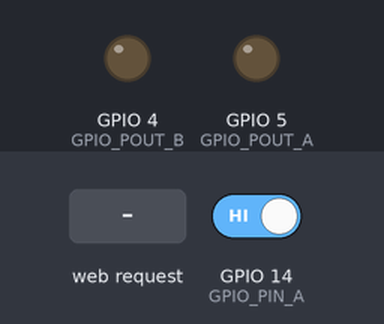
Bench run of a sketch on a simulated ESP8266 (NodeMCU). On the bench: output pins drawn as LEDs (lit = HIGH). The inputs (shaded band) are chosen by the test bench; at power-on: GPIO 14 (GPIO_PIN_A) HIGH. WiFi joins after 1.5 s; servers stay silent unless stated; not simulated (calls return 0 or success): WiFiConfig.h; what the sketch prints to the serial monitor is not drawn.

Above: at 2.9 s.
3.0 s: GPIO 14 (GPIO_PIN_A) driven LOW
At 3.9 s:
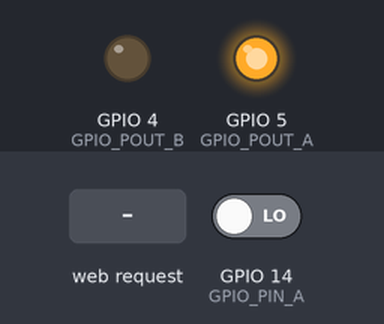
4.7 s: HTTP request GET /switchOnB received
At 5.9 s:
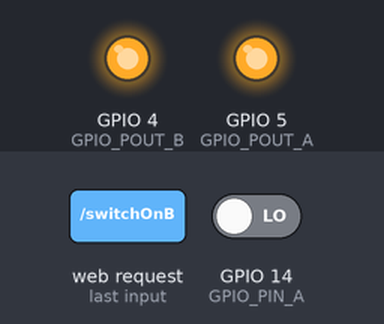
6.2 s: HTTP request GET /switchOffA received
At 7.3 s:
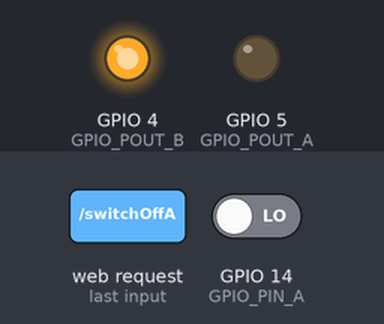
7.7 s: HTTP request GET /switchOnA received
At 8.4 s:
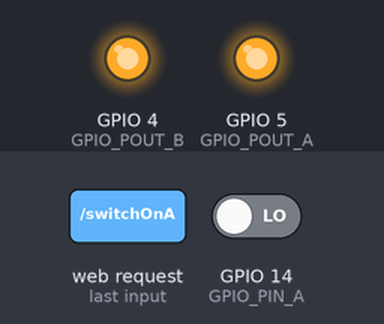
9.2 s: HTTP request GET /switchToggleA received
At 9.5 s:
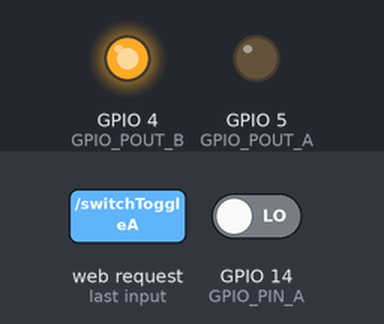
Timing chart, 0 to 11.7 s (numbered marks = the images above; inputs shaded):
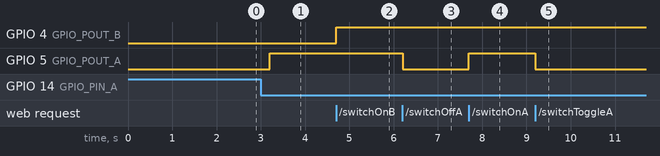

Measured:
- after the input at 3.0 s, GPIO 5 (GPIO_POUT_A): LOW → HIGH after 0.20 s
- after the input at 4.7 s, GPIO 4 (GPIO_POUT_B): LOW → HIGH at once
- after the input at 6.2 s, GPIO 5 (GPIO_POUT_A): HIGH → LOW at once
- after the input at 7.7 s, GPIO 5 (GPIO_POUT_A): LOW → HIGH at once
- after the input at 9.2 s, GPIO 5 (GPIO_POUT_A): HIGH → LOW at once

The sketch:

ESP8266_Switch5_Bathroom.ino
```cpp
#include <ESP8266WiFi.h>
#include <WiFiClient.h>
#include <ESP8266WebServer.h>
#include <ESP8266mDNS.h>
#include <ESP8266HTTPUpdateServer.h>
#include <WiFiUDP.h>
#include <WiFiConfig.h>

#define GPIO_PIN_A     14
#define GPIO_POUT_A    5
#define GPIO_POUT_B    4

const char* host = "switch5";

volatile unsigned long wifi_check_status_millis = 0;
volatile unsigned long wifi_check_rssi_millis = 0;

volatile unsigned long trigger_at_a_millis = 0;
volatile unsigned long trigger_at_b_millis = 0;

volatile bool port_a_trigger = false;
volatile bool port_b_trigger = false;

volatile bool out_port_a_status = false;
volatile bool out_port_b_status = false;

volatile int port_a_value = LOW;

// A UDP instance to let us send and receive packets over UDP
WiFiUDP Udp;

// Multicast declarations
IPAddress ipMulti(239, 0, 0, 1);
unsigned int portMulti = 6000;      // local port to listen on

ESP8266WebServer server(80);
ESP8266HTTPUpdateServer httpUpdater;

void indexPage() {
  String message = "<!doctype html>";
  message += "<html lang=\"en\">";
  message += "<head>";
  message += "<title>ESP8266 Switch 5 Controller (Bathroom)</title>";
  message += "</head>";

  message += "<body>";

  /*
    Signal Strength TL;DR   Required for
    -30 dBm Amazing Max achievable signal strength. The client can only be a few feet from the AP to achieve this. Not typical or desirable in the real world.  N/A
    -67 dBm Very Good Minimum signal strength for applications that require very reliable, timely delivery of data packets. VoIP/VoWiFi, streaming video
    -70 dBm Okay  Minimum signal strength for reliable packet delivery. Email, web
    -80 dBm Not Good  Minimum signal strength for basic connectivity. Packet delivery may be unreliable.  N/A
    -90 dBm Unusable  Approaching or drowning in the noise floor. Any functionality is highly unlikely. N/A
  */
  message += "RSSI: ";
  message.concat(WiFi.RSSI());
  message += "<br/>";

  message += "<a href=\"/switchOnA\">SwitchOn A</a><br/>";
  message += "<a href=\"/switchOffA\">SwitchOff A</a><br/>";
  message += "<a href=\"/switchToggleA\">SwitchToggle A</a><br/>";
  message += "<a href=\"/statusA\">Status A</a><br/>";

  message += "<a href=\"/switchOnB\">SwitchOn B</a><br/>";
  message += "<a href=\"/switchOffB\">SwitchOff B</a><br/>";
  message += "<a href=\"/switchToggleB\">SwitchToggle B</a><br/>";
  message += "<a href=\"/statusB\">Status B</a><br/>";

  message += "<form method='POST' action='/update' enctype='multipart/form-data'><input type='file' name='update'><input type='submit' value='Update'></form>";

  message += "</body>";

  message += "</html>";
  server.send(200, "text/html", message);
}

void handleNotFound() {
  String message = "File Not Found\n\n";
  message += "URI: ";
  message += server.uri();
  message += "\nMethod: ";
  message += (server.method() == HTTP_GET)?"GET":"POST";
  message += "\nArguments: ";
  message += server.args();
  message += "\n";
  for (uint8_t i=0; i<server.args(); i++){
    message += " " + server.argName(i) + ": " + server.arg(i) + "\n";
  }
  server.send(404, "text/plain", message);
}

void setupHTTPActions() {
  server.on("/", indexPage);

  // ============= Port A =============
  server.on("/switchOnA", [](){
    server.send(200, "text/plain", "switch on");
    setPortStateA(true);
  });

  server.on("/switchOffA", [](){
    server.send(200, "text/plain", "switch off");
    setPortStateA(false);
  });

  server.on("/switchToggleA", [](){
    setPortStateA(!out_port_a_status);
    if (out_port_a_status) {
      server.send(200, "text/plain", "switch on");
    } else {
      server.send(200, "text/plain", "switch off");
    }
  });

  server.on("/statusA", [](){
    if (out_port_a_status) {
      server.send(200, "text/plain", "switch on");
    } else {
      server.send(200, "text/plain", "switch off");
    }
  });

  // ============= Port B =============
  server.on("/statusB", [](){
    if (out_port_b_status) {
      server.send(200, "text/plain", "switch on");
    } else {
      server.send(200, "text/plain", "switch off");
    }
  });

  server.on("/switchOnB", [](){
    server.send(200, "text/plain", "switch on");
    setPortStateB(true);
  });

  server.on("/switchOffB", [](){
    server.send(200, "text/plain", "switch off");
    setPortStateB(false);
  });

  server.on("/switchToggleB", [](){
    setPortStateB(!out_port_b_status);
    if (out_port_b_status) {
      server.send(200, "text/plain", "switch on");
    } else {
      server.send(200, "text/plain", "switch off");
    }
  });

  server.on("/statusB", [](){
    if (out_port_b_status) {
      server.send(200, "text/plain", "switch on");
    } else {
      server.send(200, "text/plain", "switch off");
    }
  });

  // Not found handler
  server.onNotFound(handleNotFound);
}

void setupGPIO() {
  pinMode(GPIO_PIN_A, INPUT);
  pinMode(GPIO_POUT_A, OUTPUT);
  digitalWrite(GPIO_POUT_A, LOW);

  pinMode(GPIO_POUT_B, OUTPUT);
  digitalWrite(GPIO_POUT_B, LOW);

  delay(200);

  port_a_value = digitalRead(GPIO_PIN_A);
}

void setup(void) {
  setupGPIO();

  Serial.begin(115200);

  WiFi.begin(ssid, password);
  Serial.println("");

  // Wait for connection
  while (WiFi.status() != WL_CONNECTED) {
    delay(500);
    Serial.print(".");
  }

  Serial.println("");
  Serial.print("Connected to ");
  Serial.println(ssid);
  Serial.print("IP address: ");
  Serial.println(WiFi.localIP());

  MDNS.begin(host);

  setupHTTPActions();

  httpUpdater.setup(&server);

  server.begin();

  MDNS.addService("http", "tcp", 80);

  Serial.println("HTTP server started");
  Serial.println("v0.1");
}

// ============ Port A ============
void changeCallbackA() {
  setPortStateA(!out_port_a_status);
}

void setPortStateA(bool state) {
  out_port_a_status = state;

  Udp.beginPacketMulticast(ipMulti, portMulti, WiFi.localIP());

  if (state) {
    digitalWrite(GPIO_POUT_A, HIGH);
    Serial.println("HIGH A");
    Udp.write("SWITCH5->A ON");
  } else {
    digitalWrite(GPIO_POUT_A, LOW);
    Serial.println("LOW A");
    Udp.write("SWITCH5->A OFF");
  }

  Udp.endPacket();
}

// ============ Port B ============
void setPortStateB(bool state) {
  out_port_b_status = state;

  Udp.beginPacketMulticast(ipMulti, portMulti, WiFi.localIP());

  if (state) {
    digitalWrite(GPIO_POUT_B, HIGH);
    Serial.println("HIGH B");
    Udp.write("SWITCH5->B ON");
  } else {
    digitalWrite(GPIO_POUT_B, LOW);
    Serial.println("LOW B");
    Udp.write("SWITCH5->B OFF");
  }

  Udp.endPacket();
}

void handlePortA() {
  long currentTime = millis();

  if (port_a_trigger && (trigger_at_a_millis < currentTime)) {
    port_a_trigger = false;
    changeCallbackA();
  }

  int a1 = digitalRead(GPIO_PIN_A);
  if (port_a_value != a1) {
    trigger_at_a_millis = millis() + 200;
    port_a_trigger = true;
  }

  port_a_value = a1;
}

// ============= Main Loop =============
void loop(void) {
  server.handleClient();

  handlePortA();
}
```
